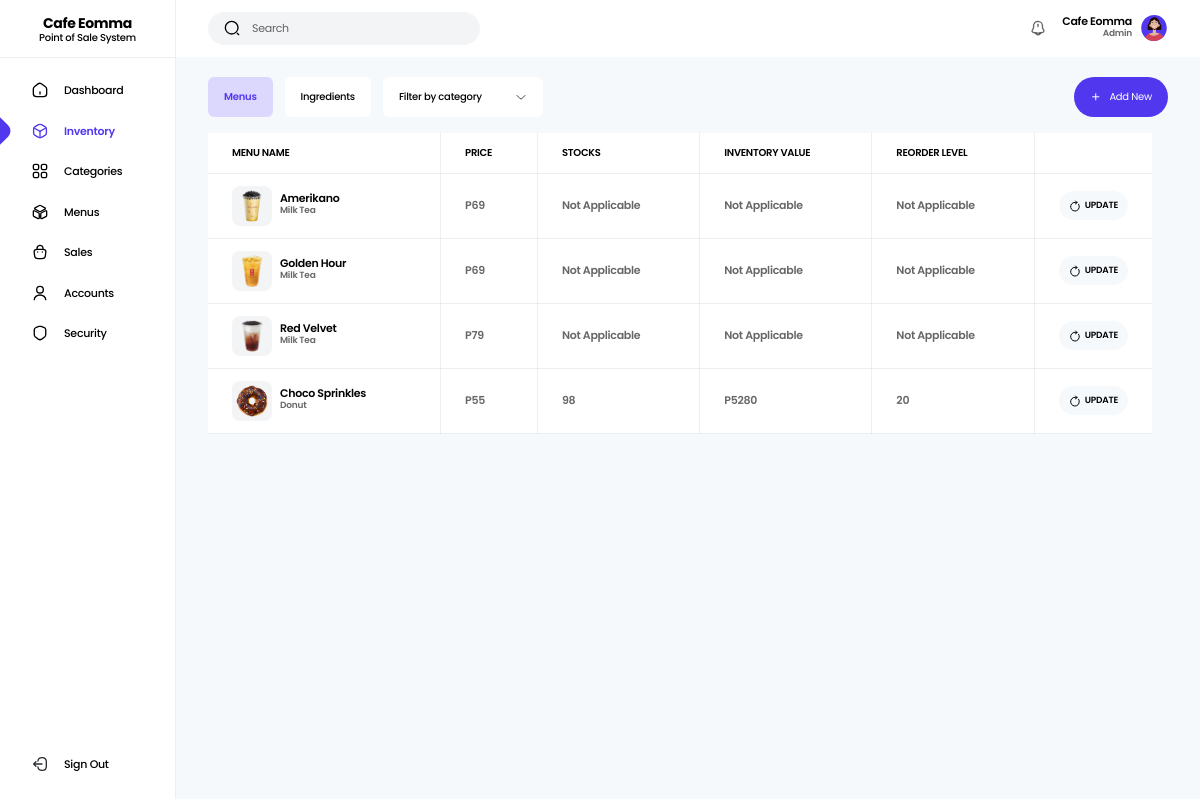
Before: /app/Views/inventory.php (signed in) with the older database file.
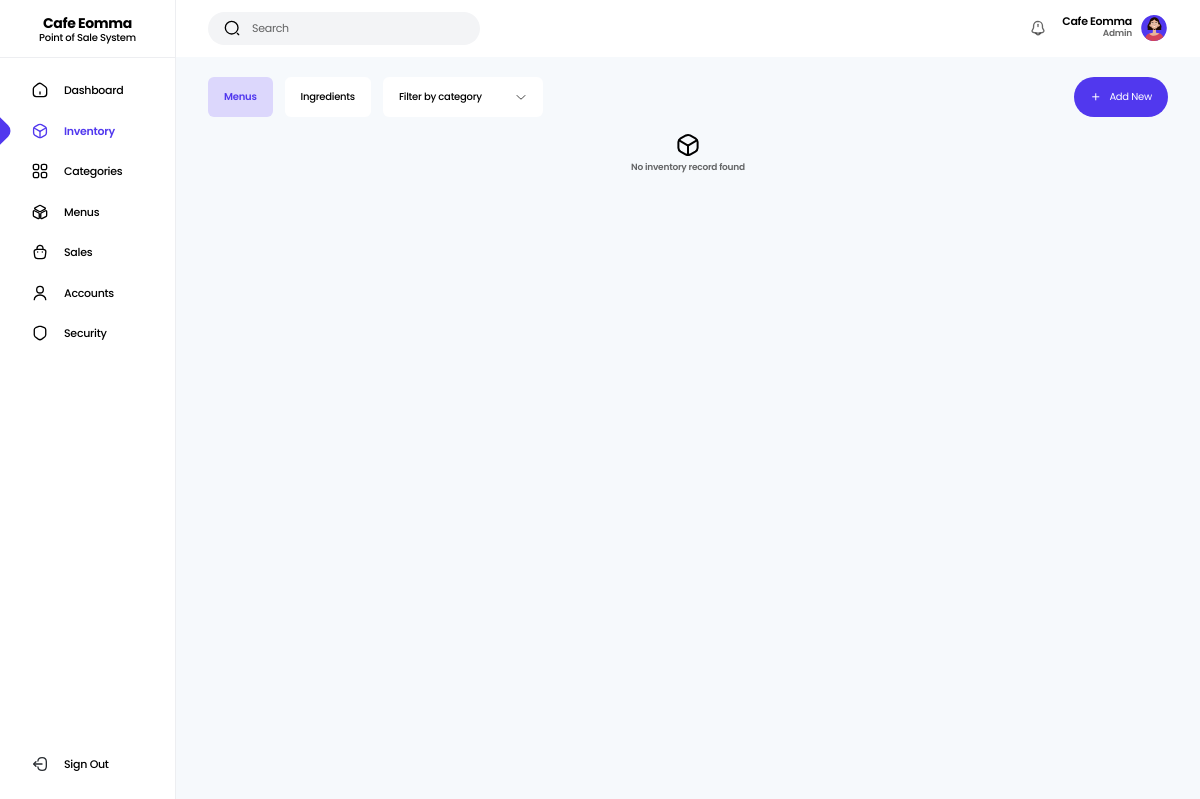
After: the same page with the newer database file.
### tables this page shows
CREATE TABLE `accounts` (
  `id` int(11) NOT NULL,
  `user_id` varchar(200) NOT NULL,
  `fullname` varchar(100) NOT NULL,
  `username` varchar(50) NOT NULL,
  `gender` varchar(20) NOT NULL,
  `contact_number` varchar(11) NOT NULL,
  `address` varchar(100) NOT NULL,
  `password` varchar(200) NOT NULL,
  `role_id` varchar(200) NOT NULL,
  `account_status` varchar(20) NOT NULL,
  `profile` tinyint(4) NOT NULL,
  `date_created` datetime NOT NULL
);

CREATE TABLE `roles` (
  `id` int(11) NOT NULL,
  `role_id` varchar(200) NOT NULL,
  `role_name` varchar(50) NOT NULL,
  `date_created` datetime NOT NULL
);

CREATE TABLE `inventory` (
  `id` int(11) NOT NULL,
  `inventory_id` varchar(200) NOT NULL,
  `menu_id` varchar(200) NOT NULL,
  `inventory_stocks` int(11) NOT NULL,
  `inventory_value` float(10,2) NOT NULL,
  `reorder_level` int(11) NOT NULL,
  `date_created` datetime NOT NULL
);

CREATE TABLE `menus` (
  `id` int(11) NOT NULL,
  `menu_id` varchar(200) NOT NULL,
  `menu_name` varchar(100) NOT NULL,
  `menu_price` float(10,2) NOT NULL,
  `category_id` varchar(200) NOT NULL,
  `menu_status` tinyint(4) NOT NULL DEFAULT 1,
  `is_soldout` tinyint(4) NOT NULL DEFAULT 0,
  `date_created` datetime NOT NULL
);

CREATE TABLE `categories` (
  `id` int(11) NOT NULL,
  `category_id` varchar(200) NOT NULL,
  `category_name` varchar(50) NOT NULL,
  `category_status` tinyint(4) NOT NULL DEFAULT 1,
  `date_created` datetime NOT NULL
);

### app/Utils/Utilities.php (called while the page is built, shortened)
<?php
class Utilities
{
  public static function isAdmin(): bool
  {
    return isset($_SESSION['role']) AND $_SESSION['role'] == "b2fd54eb-4e49-11ee-8673-088fc30176f9" ? true : false;
  }
}

### app/Utils/DbHelper.php (called while the page is built, shortened)
<?php
class DbHelper
{
  private $stmt;
  private $conn;
  public function __construct(PDO $db)
  {
    $this->conn = $db;
  }
  public function query(string $query, array $values = []): string
  {
    $this->stmt = $this->conn->prepare($query);
    return empty($values)
      ? $this->stmt->execute()
      : $this->stmt->execute($values);
  }
  public function fetch(): stdClass
  {
    return $this->stmt->fetch(PDO::FETCH_OBJ);
  }
  public function fetchAll(): array
  {
    return $this->stmt->fetchAll(PDO::FETCH_OBJ);
  }
}

### config/init.php (called while the page is built, shortened)
<?php
$database = new Database();
$conn = $database->getConnetion($_ENV['DB_HOST'], $_ENV['DB_NAME'], $_ENV['DB_USERNAME'], $_ENV['DB_PASSWORD']);
$helper = new DbHelper($conn);
$inventoryController = new InventoryController($helper);
if(isset($_SESSION['uid'])){
  $helper->query("SELECT * FROM `accounts` a LEFT JOIN `roles` r ON a.role_id=r.role_id WHERE a.user_id = ?", [$_SESSION['uid']]);
  $user_data = $helper->fetch();
}

### app/Controllers/InventoryController.php (called while the page is built, shortened)
<?php
class InventoryController implements AppInterface
{
  private $helper;
  public function __construct(DbHelper $helper)
  {
    $this->helper = $helper;
  }
  public function show(): array
  {
    $this->helper->query("SELECT * FROM `inventory` i LEFT JOIN `menus` m ON i.menu_id=m.menu_id LEFT JOIN `categories` c ON m.category_id=c.category_id ORDER BY i.id DESC");
    return $this->helper->fetchAll();
  }
}

### app/Views/inventory.php (the view, shortened to what this page needs)
<?php
  require_once __DIR__.'/../../config/init.php';
  $title = "Inventory";
  require('./app/Views/partials/_header.php');
?>
  <main class="min-h-screen grid md:grid-cols-[11rem_auto] bg-light-gray">
    <?php require('./app/Views/partials/_sidebar.php') ?>
    <section>
      <?php require('./app/Views/partials/_topnav.php') ?>
      <div class="pt-20 md:pt-5 pb-5 px-8">
        <div class="flex items-center justify-between flex-wrap gap-4 mb-4">
          <div class="flex items-center flex-wrap gap-3">
            <a href="<?php  echo SYSTEM_URL ?>menu-inventory" class="inv_link <?= $title === 'Inventory' ? 'active' : '' ?>">Menus</a>
            <a href="<?php  echo SYSTEM_URL ?>ingredient-inventory" class="inv_link <?= $title === 'Ingredients' ? 'active' : '' ?>">Ingredients</a>
            <select class="filter-select appearance-none w-[10rem] h-10 bg-white text-[10px] font-medium text-black px-4 rounded-md">
              <option value="">Filter by category</option>
            </select>
          </div>
          <a href="<?php echo SYSTEM_URL ?>add-inventory" class="w-max h-10 flex items-center gap-2 bg-primary text-xs text-white py-2 px-4 rounded-full">
            <i class="ri-add-line"></i>
            <p class="text-[10px]">Add New</p>
          </a>
        </div>
        <?php if(count($inventoryController->show()) > 0){ ?>
          <div class="w-[calc(100vw-3.5rem)] md:w-[calc(100vw-16rem)] bg-white overflow-x-auto">
            <table class="w-full text-left border-collapse whitespace-nowrap">
              <thead>
                <th class="text-[10px] border-l-0 border-t-0">Menu Name</th>
                <th class="text-[10px] border-t-0">Price</th>
                <th class="text-[10px] border-t-0">Stocks</th>
                <th class="text-[10px] border-t-0">Inventory Value</th>
                <th class="text-[10px] border-t-0">Reorder Level</th>
                <th width="10%" class="text-[10px] border-r-0 border-t-0"></th>
              </thead>
              <tbody>
              <?php foreach($inventoryController->show() as $inventory): ?>
                <tr class="search-area border-b border-b-gray-300/40 last:border-b-none">
                  <td class="border border-gray-300/40 border-l-0">
                    <div class="w-max flex items-center gap-2">
                      <div class="grid place-items-center w-10 h-10 rounded-lg bg-gray-100">
                        <img src="<?php echo SYSTEM_URL ?>uploads/menus/<?= $inventory->menu_id.".png" ?>" alt="<?= $inventory->menu_name ?>" class="h-8">
                      </div>
                      <div>
                        <p class="finder1 text-[11px] text-black font-semibold leading-none"><?= $inventory->menu_name ?></p>
                        <p class="finder2 text-[9px] text-black/60 font-semibold"><?= $inventory->category_name ?></p>
                      </div>
                    </div>
                  </td>
                  <td class="finder4 border border-gray-300/40">P<?= $inventory->menu_price ?></td>
                  <td class="finder5 border border-gray-300/40"><?= $inventory->inventory_stocks ? $inventory->inventory_stocks : "Not Applicable" ?></td>
                  <td class="border border-gray-300/40"><?= $inventory->inventory_value > 0 ? "P" . $inventory->inventory_value : "Not Applicable" ?></td>
                  <td class="finder6 border border-gray-300/40"><?= $inventory->reorder_level ? $inventory->reorder_level : "Not Applicable" ?></td>
                  <td class="border border-gray-300/40 border-r-0">
                    <a href="<?php echo SYSTEM_URL ?>inventory/<?= $inventory->inventory_id ?>" class="flex justify-center items-center gap-1 text-[9px] uppercase bg-light-gray text-black py-2 px-4 rounded-full">
                      <img src="<?php echo SYSTEM_URL ?>public/icons/rotate-right-linear.svg" alt="update" class="w-3 h-3">
                      Update
                    </a>
                  </td>
                </tr>
              <?php endforeach ?>
              </tbody>
            </table>
          </div>
        <?php } else{ ?>
          <div class="min-h-[calc(100vh-10rem)] flex flex-col items-center justify-center gap-1">
            <img src="<?php echo SYSTEM_URL ?>public/icons/inventory.svg" alt="inventory" class="w-6 h-6">
            <p class="text-[9px] font-semibold text-black/60 text-center">No inventory record found</p>
          </div>
        <?php } ?>
      </div>
    </section>
  </main>
<?php require('./app/Views/partials/_footer.php') ?>

### app/Views/partials/_header.php (shortened to what this page needs)
<!DOCTYPE html>
<html lang="en">
<head>
  <link rel="stylesheet" href="<?php echo SYSTEM_URL ?>resources/styles/index.css">
  <link rel="stylesheet" href="<?php echo SYSTEM_URL ?>resources/styles/remixicon.css">
</head>
<body>

### app/Views/partials/_sidebar.php (shortened to what this page needs)
<aside class="sidebar">
  <div>
    <div class="relative px-4 mb-3 border-b border-b-gray-300/40 pb-3 text-center">
      <p class="text-sm font-bold text-black leading-none">Cafe Eomma</p>
      <p class="text-[10px] font-medium text-black">Point of Sale System</p>
    </div>
    <ul>
      <?php if(Utilities::isAdmin()){ ?>
      <li>
        <a href="<?php echo SYSTEM_URL ?>dashboard" class="group aside__link <?php echo $title == "Dashboard" ? "active" : "" ?>">
          <img src="<?php echo SYSTEM_URL ?>public/icons/home.svg" alt="home" class="w-4 h-4 block group-[.active]:hidden">
          Dashboard
        </a>
      </li>
      <li>
        <a href="<?php echo SYSTEM_URL ?>menu-inventory" class="group aside__link <?php echo $title == "Inventory" || $title == "Add Inventory" || $title == "Update Inventory" || $title == 'Ingredients' ? "active" : "" ?>">
          <img src="<?php echo SYSTEM_URL ?>public/icons/inventory-active.svg" alt="inventory" class="w-4 h-4 hidden group-[.active]:block">
          Inventory
        </a>
      </li>
      <li>
        <a href="<?php echo SYSTEM_URL ?>category" class="group aside__link <?php echo $title == "Categories" ? "active" : "" ?>">
          <img src="<?php echo SYSTEM_URL ?>public/icons/category.svg" alt="category" class="w-4 h-4 block group-[.active]:hidden">
          Categories
        </a>
      </li>
      <?php } ?>
      <li>
        <a href="<?php echo SYSTEM_URL ?>menus" class="group aside__link <?php echo $title == "Menus" || $title == "Add Menu" || $title == "Update Menu" ? "active" : "" ?>">
          <img src="<?php echo SYSTEM_URL ?>public/icons/menu.svg" alt="menu" class="w-4 h-4 block group-[.active]:hidden">
          Menus
        </a>
      </li>
      <li>
        <a href="<?php echo SYSTEM_URL ?>sales" class="group aside__link <?php echo $title == "Sales" || $title == "Order Details" ? "active" : "" ?>">
          <img src="<?php echo SYSTEM_URL ?>public/icons/order.svg" alt="order" class="w-4 h-4 block group-[.active]:hidden">
          Sales
        </a>
      </li>
      <?php if(Utilities::isAdmin()){ ?>
      <li>
        <a href="<?php echo SYSTEM_URL ?>accounts" class="group aside__link <?php echo $title == "Accounts" || $title == "Create Account" || $title == "Update Account" ? "active" : "" ?>">
          <img src="<?php echo SYSTEM_URL ?>public/icons/user.svg" alt="user" class="w-4 h-4 block group-[.active]:hidden">
          Accounts
        </a>
      </li>
      <?php } ?>
      <li>
        <a href="<?php echo SYSTEM_URL ?>security" class="group aside__link <?php echo $title == "Account Security" ? "active" : "" ?>">
          <img src="<?php echo SYSTEM_URL ?>public/icons/security.svg" alt="security" class="w-4 h-4 block group-[.active]:hidden">
          Security
        </a>
      </li>
    </ul>
  </div>
  <ul class="mt-auto">
    <li>
      <a href="<?php echo SYSTEM_URL ?>logout" class="group aside__link">
        <img src="<?php echo SYSTEM_URL ?>public/icons/logout.svg" alt="user" class="w-4 h-4 block group-[.active]:hidden">
        Sign Out
      </a>
    </li>
  </ul>
</aside>

### app/Views/partials/_topnav.php (shortened to what this page needs)
<div class="fixed md:static top-0 inset-x-0 flex items-center justify-between gap-4 px-8 py-3 bg-white z-[3]">
  <div class="flex-1 sm:flex-initial flex items-center gap-3">
    <div class="flex-1 sm:flex-initial flex items-center gap-3 px-4 bg-gray-100 py-2 rounded-full">
      <img src="<?php echo SYSTEM_URL ?>public/icons/search-normal-linear.svg" alt="search" class="w-4 h-4">
      <input type="text" id="search-input" class="text-[11px] placeholder:text-black/60 bg-transparent" placeholder="Search" autocomplete="off">
    </div>
  </div>
  <div class="flex items-center gap-2">
    <?php if(Utilities::isAdmin()){ ?>
      <div class="relative">
        <img src="<?php echo SYSTEM_URL ?>public/icons/notification-bing-linear.svg" alt="notification" role="button" class="show-notification w-4 h-4 mr-2">
      </div>
    <?php } ?>
    <div class="hidden sm:block text-right">
      <p class="text-[11px] font-semibold text-black leading-none"><?php echo isset($user_data) ? $user_data->fullname : "" ?></p>
      <p class="text-[9px] font-semibold text-black/60"><?php echo isset($user_data) ? $user_data->role_name : "" ?></p>
    </div>
    <img src="<?php echo SYSTEM_URL ?>uploads/users/<?= $user_data->profile == 1 ? $user_data->user_id.".jpg" : $user_data->gender.".svg" ?>" alt="profile" class="w-7 h-7 object-cover rounded-full">
  </div>
</div>

### app/Views/partials/_footer.php (shortened to what this page needs)
</body>
</html>

Changed rows visible on the page:
removed inventory: menus.menu_id (picture), menus.menu_name "Amerikano", categories.category_name "Milk Tea", menus.menu_price "69", inventory_stocks "Not Applicable", inventory_value "Not Applicable", reorder_level "Not Applicable"
removed inventory: menus.menu_id (picture), menus.menu_name "Golden Hour", categories.category_name "Milk Tea", menus.menu_price "69", inventory_stocks "Not Applicable", inventory_value "Not Applicable", reorder_level "Not Applicable"
removed inventory: menus.menu_id (picture), menus.menu_name "Red Velvet", categories.category_name "Milk Tea", menus.menu_price "79", inventory_stocks "Not Applicable", inventory_value "Not Applicable", reorder_level "Not Applicable"
removed inventory: menus.menu_id (picture), menus.menu_name "Choco Sprinkles", categories.category_name "Donut", menus.menu_price "55", inventory_stocks "98", inventory_value "5280", reorder_level "20"
Other visible differences:
text no longer shown: "MENU NAME PRICE STOCKS INVENTORY VALUE REORDER LEVEL"
text now shown: "No inventory record found"
